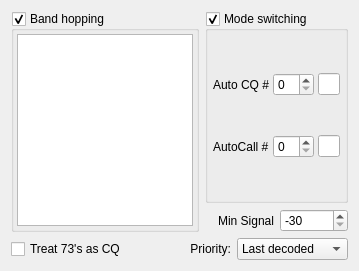
                     <widget class="QWidget" name="widget">
                      <attribute name="title">
                       <string>Others</string>
                      </attribute>
                      <layout class="QGridLayout" name="gridLayout_8" columnstretch="2,1">
                       <item row="0" column="1">
                        <widget class="QGroupBox" name="cb_autoModeSwitch">
                         <property name="sizePolicy">
                          <sizepolicy hsizetype="Preferred" vsizetype="MinimumExpanding">
                           <horstretch>0</horstretch>
                           <verstretch>0</verstretch>
                          </sizepolicy>
                         </property>
                         <property name="title">
                          <string>Mode switching</string>
                         </property>
                         <property name="checkable">
                          <bool>true</bool>
                         </property>
                         <layout class="QGridLayout" name="gridLayout_5">
                          <property name="leftMargin">
                           <number>5</number>
                          </property>
                          <property name="topMargin">
                           <number>5</number>
                          </property>
                          <property name="rightMargin">
                           <number>5</number>
                          </property>
                          <property name="bottomMargin">
                           <number>5</number>
                          </property>
                          <property name="horizontalSpacing">
                           <number>4</number>
                          </property>
                          <property name="verticalSpacing">
                           <number>2</number>
                          </property>
                          <item row="1" column="2">
                           <widget class="QLineEdit" name="le_autoCallLeft">
                            <property name="enabled">
                             <bool>true</bool>
                            </property>
                            <property name="maximumSize">
                             <size>
                              <width>40</width>
                              <height>16777215</height>
                             </size>
                            </property>
                            <property name="readOnly">
                             <bool>true</bool>
                            </property>
                           </widget>
                          </item>
                          <item row="1" column="0">
                           <widget class="QLabel" name="label_22">
                            <property name="text">
                             <string>AutoCall #</string>
                            </property>
                           </widget>
                          </item>
                          <item row="0" column="0">
                           <widget class="QLabel" name="label_21">
                            <property name="text">
                             <string>Auto CQ #</string>
                            </property>
                           </widget>
                          </item>
                          <item row="0" column="2">
                           <widget class="QLineEdit" name="le_autoCQLeft">
                            <property name="enabled">
                             <bool>true</bool>
                            </property>
                            <property name="maximumSize">
                             <size>
                              <width>40</width>
                              <height>16777215</height>
                             </size>
                            </property>
                            <property name="readOnly">
                             <bool>true</bool>
                            </property>
                           </widget>
                          </item>
                          <item row="1" column="1">
                           <widget class="QSpinBox" name="sb_autoCallCount">
                            <property name="enabled">
                             <bool>true</bool>
                            </property>
                           </widget>
                          </item>
                          <item row="0" column="1">
                           <widget class="QSpinBox" name="sb_autoCQCount">
                            <property name="enabled">
                             <bool>true</bool>
                            </property>
                           </widget>
                          </item>
                         </layout>
                        </widget>
                       </item>
                       <item row="1" column="1">
                        <layout class="QHBoxLayout" name="horizontalLayout_5">
                         <property name="spacing">
                          <number>6</number>
                         </property>
                         <item>
                          <widget class="QLabel" name="label_10">
                           <property name="text">
                            <string>Min Signal</string>
                           </property>
                           <property name="alignment">
                            <set>Qt::AlignRight|Qt::AlignTrailing|Qt::AlignVCenter</set>
                           </property>
                          </widget>
                         </item>
                         <item>
                          <widget class="QSpinBox" name="sbMindB">
                           <property name="toolTip">
                            <string>&lt;html&gt;&lt;head/&gt;&lt;body&gt;&lt;p&gt;Show only stations with signal stronger than...&lt;/p&gt;&lt;/body&gt;&lt;/html&gt;</string>
                           </property>
                           <property name="minimum">
                            <number>-30</number>
                           </property>
                           <property name="maximum">
                            <number>30</number>
                           </property>
                           <property name="value">
                            <number>-30</number>
                           </property>
                          </widget>
                         </item>
                        </layout>
                       </item>
                       <item row="2" column="0" colspan="2">
                        <layout class="QHBoxLayout" name="horizontalLayout_17">
                         <item>
                          <widget class="QCheckBox" name="cbCQonlyIncl73">
                           <property name="toolTip">
                            <string>&lt;html&gt;&lt;head/&gt;&lt;body&gt;&lt;p&gt;When &amp;quot;CQ Only&amp;quot; selected, include stations calling 73/RR73.&lt;/p&gt;&lt;/body&gt;&lt;/html&gt;</string>
                           </property>
                           <property name="text">
                            <string>Treat 73's as CQ</string>
                           </property>
                          </widget>
                         </item>
                         <item>
                          <spacer name="horizontalSpacer_8">
                           <property name="orientation">
                            <enum>Qt::Horizontal</enum>
                           </property>
                           <property name="sizeType">
                            <enum>QSizePolicy::MinimumExpanding</enum>
                           </property>
                           <property name="sizeHint" stdset="0">
                            <size>
                             <width>40</width>
                             <height>20</height>
                            </size>
                           </property>
                          </spacer>
                         </item>
                         <item>
                          <widget class="QLabel" name="label_23">
                           <property name="text">
                            <string>Priority:</string>
                           </property>
                           <property name="alignment">
                            <set>Qt::AlignRight|Qt::AlignTrailing|Qt::AlignVCenter</set>
                           </property>
                          </widget>
                         </item>
                         <item>
                          <widget class="QComboBox" name="cb_autoCallPriority">
                           <property name="sizePolicy">
                            <sizepolicy hsizetype="Fixed" vsizetype="Fixed">
                             <horstretch>0</horstretch>
                             <verstretch>0</verstretch>
                            </sizepolicy>
                           </property>
                           <property name="toolTip">
                            <string>&lt;html&gt;&lt;head/&gt;&lt;body&gt;&lt;p&gt;Priority of automatic station selection:&lt;/p&gt;&lt;p&gt;&lt;span style=&quot; font-weight:600;&quot;&gt;- Last decoded: &lt;/span&gt;call last decoded station&lt;/p&gt;&lt;p&gt;&lt;span style=&quot; font-weight:600;&quot;&gt;- Distance: &lt;/span&gt;call the station with the longest distance&lt;/p&gt;&lt;p&gt;&lt;span style=&quot; font-weight:600;&quot;&gt;- Signal strength: &lt;/span&gt;call the station with the strongest signal&lt;/p&gt;&lt;/body&gt;&lt;/html&gt;</string>
                           </property>
                           <item>
                            <property name="text">
                             <string>Last decoded</string>
                            </property>
                           </item>
                           <item>
                            <property name="text">
                             <string>Signal strength</string>
                            </property>
                           </item>
                           <item>
                            <property name="text">
                             <string>Distance</string>
                            </property>
                           </item>
                          </widget>
                         </item>
                        </layout>
                       </item>
                       <item row="0" column="0" rowspan="2">
                        <widget class="QGroupBox" name="cb_bandHopper">
                         <property name="title">
                          <string>Band hopping</string>
                         </property>
                         <property name="checkable">
                          <bool>true</bool>
                         </property>
                         <layout class="QVBoxLayout" name="verticalLayout">
                          <property name="leftMargin">
                           <number>3</number>
                          </property>
                          <property name="topMargin">
                           <number>3</number>
                          </property>
                          <property name="rightMargin">
                           <number>3</number>
                          </property>
                          <property name="bottomMargin">
                           <number>3</number>
                          </property>
                          <item>
                           <widget class="QPlainTextEdit" name="pte_bandHopper">
                            <property name="enabled">
                             <bool>true</bool>
                            </property>
                            <property name="sizePolicy">
                             <sizepolicy hsizetype="Ignored" vsizetype="Expanding">
                              <horstretch>0</horstretch>
                              <verstretch>0</verstretch>
                             </sizepolicy>
                            </property>
                            <property name="toolTip">
                             <string>&lt;html&gt;&lt;head/&gt;&lt;body&gt;&lt;p&gt;This feature allows you to set up automatic band changes. Cycle duration shares, mode-switching value.&lt;/p&gt;&lt;p&gt;&lt;br/&gt;&lt;/p&gt;&lt;p&gt;&lt;span style=&quot; font-weight:600;&quot;&gt;Syntax:&lt;/span&gt;&lt;/p&gt;&lt;p&gt;&amp;lt;hour zulu (UTC)&amp;gt;:&amp;lt;band1&amp;gt;,&amp;lt;band2&amp;gt;,&amp;lt;bandX&amp;gt;&lt;/p&gt;&lt;p&gt;&lt;br/&gt;&lt;/p&gt;&lt;p&gt;&lt;span style=&quot; font-weight:600;&quot;&gt;Example:&lt;/span&gt;&lt;/p&gt;&lt;p&gt;14:20m,40m&lt;/p&gt;&lt;p&gt;22:80m:40m&lt;/p&gt;&lt;p&gt;&lt;br/&gt;&lt;/p&gt;&lt;p&gt;In the above example, Z will switch between 20m and 40m between 14 and 22, then betwee 22 and 14 it will switch between 80m and 40m.&lt;/p&gt;&lt;/body&gt;&lt;/html&gt;</string>
                            </property>
                           </widget>
                          </item>
                         </layout>
                        </widget>
                       </item>
                      </layout>
                     </widget>
